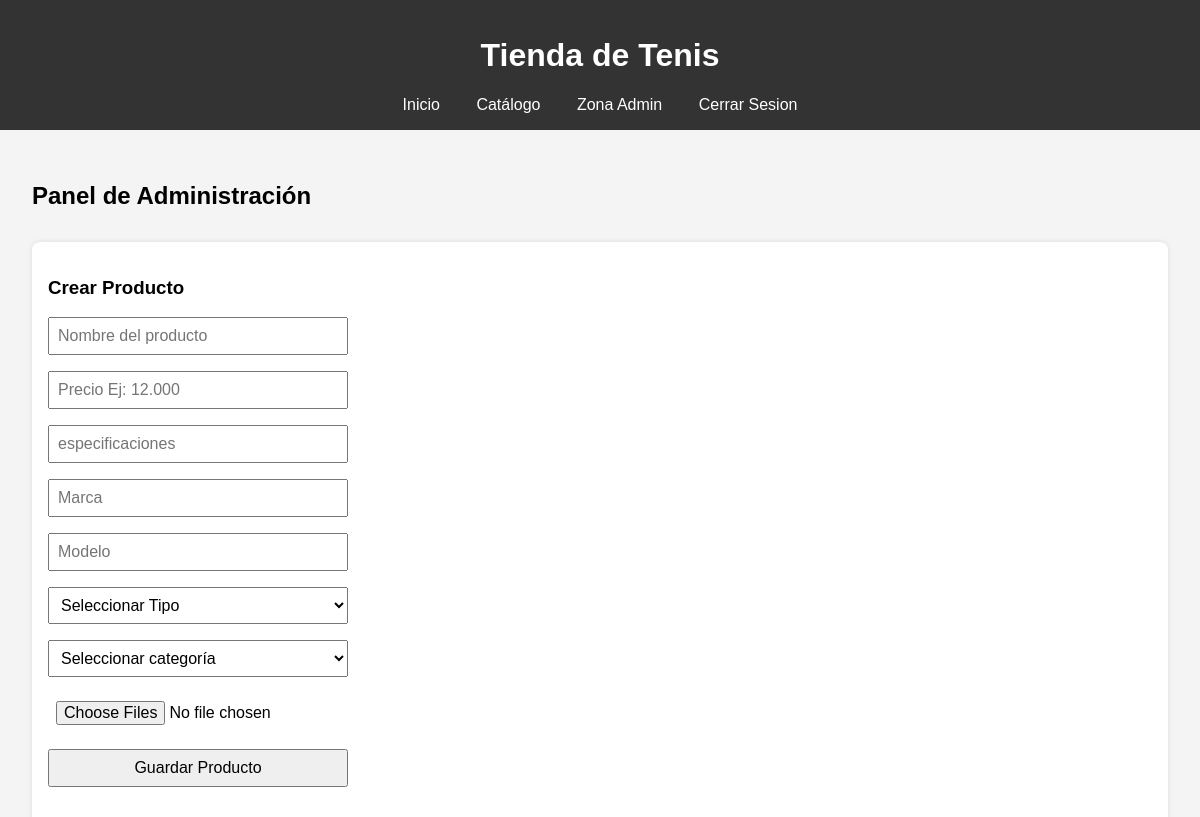
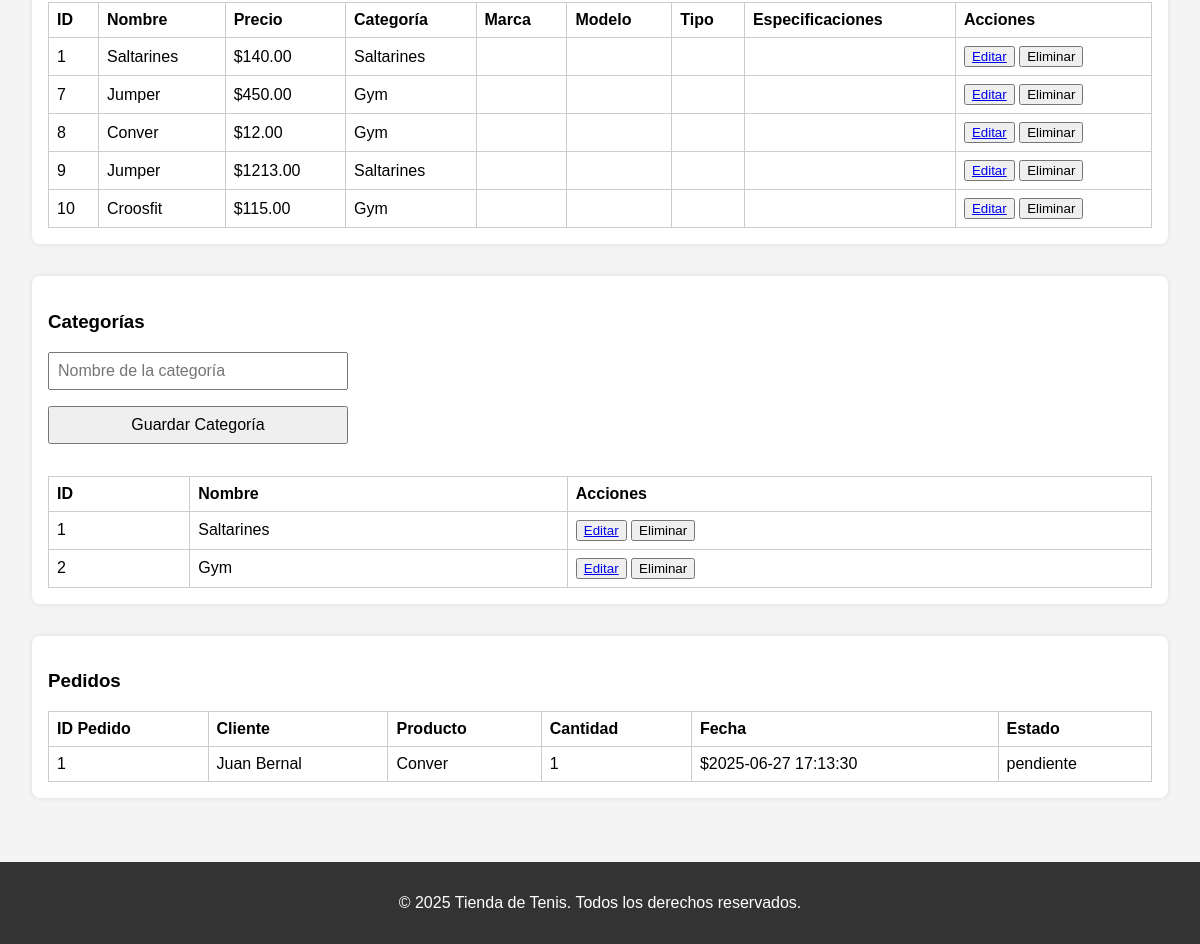
Screenshot of /index.php?accion=admin (signed in) with the database file from the repository (2 pictures, top to bottom).
### tables this page shows
CREATE TABLE `productos` (
  `id` int(11) NOT NULL,
  `nombre` varchar(100) NOT NULL,
  `descripcion` text DEFAULT NULL,
  `precio` decimal(10,2) NOT NULL,
  `imagen` varchar(255) DEFAULT 'Sin_Imagen.png',
  `id_categoria` int(11) DEFAULT NULL
);

CREATE TABLE `categorias` (
  `id` int(11) NOT NULL,
  `nombre` varchar(100) NOT NULL
);

CREATE TABLE `pedidos` (
  `id` int(11) NOT NULL,
  `id_usuario` int(11) NOT NULL,
  `id_producto` int(11) NOT NULL,
  `cantidad` int(11) NOT NULL CHECK (`cantidad` > 0),
  `fecha` datetime DEFAULT current_timestamp(),
  `estado` enum('pendiente','enviado','entregado','cancelado') DEFAULT 'pendiente'
);

CREATE TABLE `usuarios` (
  `id` int(11) NOT NULL,
  `nombre` varchar(100) NOT NULL,
  `correo` varchar(100) NOT NULL,
  `contraseña` varchar(255) NOT NULL,
  `rol` enum('admin','cliente') NOT NULL DEFAULT 'cliente'
);

### controlador/Controlador.php (called while the page is built, shortened)
<?php
    class Controlador{
        public function zonaAdmin(){
            $gestor = new GestorProductos();
            $productos = $gestor->verProductos();
            $categorias = $gestor->verCategorias();
            $pedidos = $gestor->viewPedidos();
            require "vista/html/admin.php";
        }
    }

### modelo/GestorProductos.php (called while the page is built, shortened)
<?php
    class GestorProductos{
        public function verProductos(){
            $conexion = new Conexion();
            $conexion->abrir();
            $sql = "SELECT c.nombre as categoria,p.* FROM productos p JOIN categorias c ON p.id_categoria = c.id";
            $conexion->consultar($sql);
            $result = $conexion->obtenerResultados();
            $productos = [];
            while ($fila = $result->fetch_assoc()){
                $productos[] = $fila;
            }
            return $productos;
        }
        public function viewPedidos(){
            $conexion = new Conexion();
            $conexion->abrir();
            $sql = "SELECT u.nombre as user_name , pr.nombre as producto_name , p.* FROM pedidos p JOIN usuarios u ON p.id_usuario = u.id JOIN productos pr ON p.id_producto = pr.id";
            $conexion->consultar($sql);
            $result = $conexion->obtenerResultados();
            $pedidos = [];
            while ($fila = $result->fetch_assoc()){
                $pedidos[] = $fila;
            }
            return $pedidos;
        }
        public function verCategorias(){
            $conexion = new Conexion();
            $conexion->abrir();
            $sql = "SELECT * FROM categorias";
            $conexion->consultar($sql);
            $result = $conexion->obtenerResultados();
            $categorias = [];
            while ($fila = $result->fetch_assoc()){
                $categorias[] = $fila;
            }
            return $categorias;
        }
    }

### modelo/Conexion.php (called while the page is built, shortened)
<?php
    class Conexion{
        private $mySQLI;
        private $result;
        public function abrir(){
            $this->mySQLI = new mysqli("b4mobqkdkcydppku2yq2-mysql.services.clever-cloud.com","u8w7qsreibif5fdn","4yFIVqGxfMPTegZImGCo","b4mobqkdkcydppku2yq2","3306");
            return true;
        }
        public function consultar($sql){
            $this->result = $this->mySQLI->query($sql);
        }
        public function obtenerResultados(){
            return $this->result;
        }
    }

### vista/html/admin.php (the view, shortened to what this page needs)
<?php
$mensaje = $_GET['mensaje'] ?? '';
?>
<!DOCTYPE html>
<html lang="es">
<head>
    <link rel="stylesheet" href="vista/css/Styles.css">
</head>
<body data-mensaje="<?= $mensaje ?>">
    <header>
        <h1>Tienda de Tenis</h1>
        <nav>
            <a href="index.php?accion=index">Inicio</a>
            <a href="index.php?accion=catalogo">Catálogo</a>
            <a href="index.php?accion=admin">Zona Admin</a>
            <?php
                if(isset($_SESSION['user'])){
                    echo "<a href='index.php?accion=unlogin'>Cerrar Sesion</a>";
                }
            ?>
        </nav>
    </header>
    <section id="panel-admin">
    <h2>Panel de Administración</h2>
    <div class="admin-section">
        <h3>Crear Producto</h3>
        <form action="index.php?accion=nuevoProducto" method="post" class="form-admin" enctype="multipart/form-data">
            <input type="text" name="nombre" placeholder="Nombre del producto" required>
            <input type="number" placeholder="Precio Ej: 12.000" name="precio" required>
            <input type="text" placeholder="especificaciones" name="espec" required>
            <input type="text" placeholder="Marca" name="marca" required>
            <input type="text" placeholder="Modelo" name="modelo" required>
            <select name="Tipo" required>
                <option value="">Seleccionar Tipo</option>
            </select>
            <select name="categoria" required>
                <option value="">Seleccionar categoría</option>
            </select>
            <input multiple type="file" accept="image/*" name="imgs[]" required>
            <button type="submit">Guardar Producto</button>
        </form>
        <table>
            <thead>
            <tr>
                <th>ID</th>
                <th>Nombre</th>
                <th>Precio</th>
                <th>Categoría</th>
                <th>Marca</th>
                <th>Modelo</th>
                <th>Tipo</th>
                <th>Especificaciones</th>
                <th>Acciones</th>
            </tr>
            </thead>
            <tbody>
                <?php foreach($productos as $producto): ?>
                    <tr>
                        <td><?php echo $producto['id'];?></td>
                        <td><?php echo $producto['nombre'];?></td>
                        <td>$<?php echo $producto['precio'];?></td>
                        <td><?php echo $producto['categoria'];?></td>
                        <td><?php echo $producto['marca'];?></td>
                        <td><?php echo $producto['modelo'];?></td>
                        <td><?php echo $producto['tipo'];?></td>
                        <td><?php echo $producto['especificaciones'];?></td>
                        <td>
                            <button><a href="index.php?accion=editarProducto&id=<?php echo $producto['id'];?>">Editar</a></button>
                            <button onclick="eliminarProducto(<?php echo $producto['id'];?>)">Eliminar</button>
                        </td>
                    </tr>
                <?php endforeach; ?>
            </tbody>
        </table>
        </div>
        <div class="admin-section">
        <h3>Categorías</h3>
        <form action="index.php?accion=nuevaCategoria" method="post" class="form-admin">
            <input type="text" name="categoria" placeholder="Nombre de la categoría" required>
            <button type="submit">Guardar Categoría</button>
        </form>
        <table>
            <thead>
            <tr>
                <th>ID</th>
                <th>Nombre</th>
                <th>Acciones</th>
            </tr>
            </thead>
            <tbody>
                <?php foreach($categorias as $categoria): ?>
                    <tr>
                        <td><?php echo $categoria['id'];?></td>
                        <td><?php echo $categoria['nombre'];?></td>
                        <td>
                            <button><a href="index.php?accion=editarCategoria&id=<?php echo $categoria['id'];?>">Editar</a></button>
                            <button onclick="eliminarCategoria(<?php echo $categoria['id'];?>)">Eliminar</button>
                        </td>
                    </tr>
                <?php endforeach; ?>
            </tbody>
        </table>
        </div>
        <div class="admin-section">
        <h3>Pedidos</h3>
        <table>
            <thead>
            <tr>
                <th>ID Pedido</th>
                <th>Cliente</th>
                <th>Producto</th>
                <th>Cantidad</th>
                <th>Fecha</th>
                <th>Estado</th>
            </tr>
            </thead>
            <tbody>
            <tbody>
                <?php foreach($pedidos as $pedido): ?>
                    <tr>
                        <td><?php echo $pedido['id'];?></td>
                        <td><?php echo $pedido['user_name'];?></td>
                        <td><?php echo $pedido['producto_name'];?></td>
                        <td><?php echo $pedido['cantidad'];?></td>
                        <td>$<?php echo $pedido['fecha'];?></td>
                        <td><?php echo $pedido['estado'];?></td>
                    </tr>
                <?php endforeach; ?>
            </tbody>
            </tbody>
        </table>
        </div>
    </section>
    <footer>
        <p>&copy; 2025 Tienda de Tenis. Todos los derechos reservados.</p>
    </footer>
</body>
</html>

### vista/css/Styles.css (style rules this page uses)
body { font-family: Arial, sans-serif; margin: 0; padding: 0; background-color: #f4f4f4; }
header { background-color: #333; color: white; padding: 1rem; text-align: center; }
nav a { color: white; margin: 0 1rem; text-decoration: none; }
section { padding: 2rem; }
form { display: flex; flex-direction: column; max-width: 300px; margin-top: 1rem; }
form input, form button, form select { margin-bottom: 1rem; padding: 0.5rem; font-size: 1rem; }
.admin-section { margin-top: 2rem; background: #fff; padding: 1rem; border-radius: 8px; box-shadow: 0 0 5px rgba(0, 0, 0, 0.1); }
.admin-section table { width: 100%; border-collapse: collapse; margin-top: 1rem; }
.admin-section table, th, td { border: 1px solid #ccc; }
.admin-section th, .admin-section td { padding: 0.5rem; text-align: left; }
footer { background-color: #333; color: white; text-align: center; padding: 1rem; margin-top: 2rem; }

### rows the page displays
productos: id "1", nombre "Saltarines", precio "140.00", id_categoria.nombre "Saltarines"
productos: id "7", nombre "Jumper", precio "450.00", id_categoria.nombre "Gym"
productos: id "8", nombre "Conver", precio "12.00", id_categoria.nombre "Gym"
productos: id "9", nombre "Jumper", precio "1213.00", id_categoria.nombre "Saltarines"
productos: id "10", nombre "Croosfit", precio "115.00", id_categoria.nombre "Gym"
categorias: id "1", nombre "Saltarines"
categorias: id "2", nombre "Gym"
pedidos: id "1", id_usuario.nombre "Juan Bernal", id_producto.nombre "Conver", cantidad "1", fecha "2025-06-27 17:13:30", estado "pendiente"
